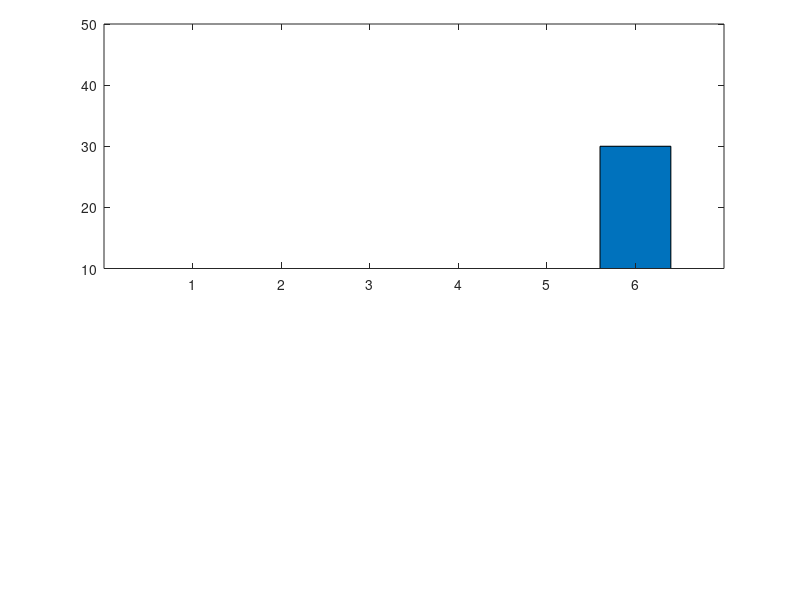

Source code (MATLAB):
a=[1 3 6 4 5 300];
a=[1 3 6 4 5 30];

ylim1=[0 20];
ylim2=[100 300];
ylim2=[1 300];
ylim2=[10 50];
xlim=[0 length(a)+1];

figure;

% retrieve your default axis pos
clf;
p0=get(gca,'position')
delete(gcf);

% create axis1
%a1=axes('position',[p0(1) p0(2) p0(3)/2-.025 p0(4)]);
%a1=axes('position',[p0(1) p0(2) p0(3) p0(4)/2]);
%a2=axes('position',[p0(1) p0(4)/2+.145 p0(3) p0(4)/2])
%barh(a);
%bar(a);
%set(a1,'ylim',ylim1);
%set(a2,'xlim',xlim,'ylim',ylim2);
%set(a2,'xtick',[]);
%box off;

% create axis2
%a2=axes('position',[p0(1)+p0(3)/2+.025 p0(2) p0(3)/2-.025 p0(4)]);
a2=axes('position',[p0(1) p0(4)/2+.145 p0(3) p0(4)/2])
%a2=axes('position',[p0(1) p0(2) p0(3) p0(4)/2]);
%barh(a);
bar(a);

%set(a2,'ylim',ylim1);
%set(a2,'ylim',ylim2);
ylim(ylim2);
%set(a2,'xlim',xlim,'ylim',ylim2);
%set(a2,'xtick',[]);
%set(a2,'xcolor',get(a2,'color'));
%box off

%%%%%%%%%%%%%%%% plotting %%%%%%%%%%%%%%%%%%%%%
output = "break_axis";

%figure;
saveas(1, strcat(output, ".png"));

%box off
